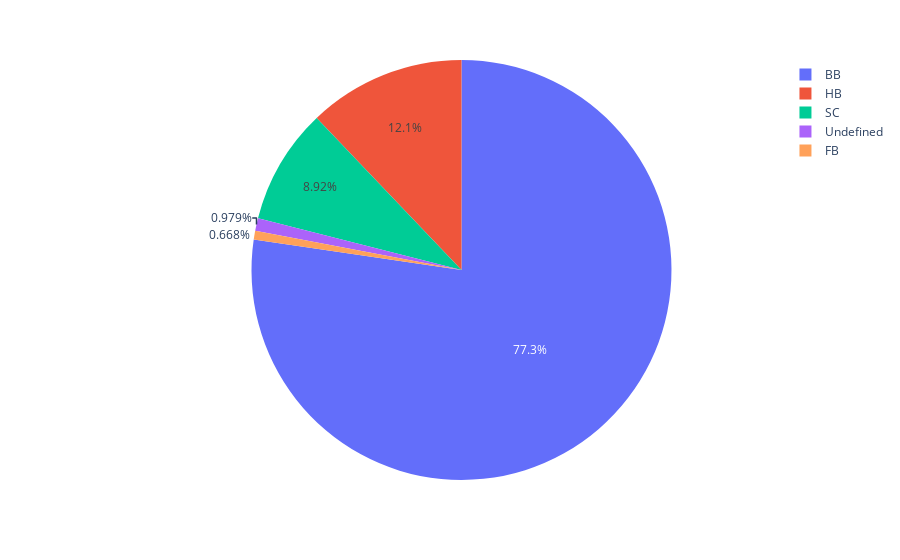

Write notebook code for a chart like this one.
### Code cell
px.pie(df, names = "meal")

### Figure 1 — Plotly figure (JSON) as saved in the notebook; plotly's stock layout.template omitted (floating-point values rounded to 4 significant figures; data arrays with more than 128 entries replaced by an {"elided": "..."} marker saying what was removed)
{"data": [{"domain": {"x": [0, 1], "y": [0, 1]}, "hovertemplate": "meal=%{label}<extra></extra>", "labels": {"elided": "119390 str values"}, "legendgroup": "", "name": "", "showlegend": true, "type": "pie"}], "layout": {"legend": {"tracegroupgap": 0}, "margin": {"t": 60}}}
